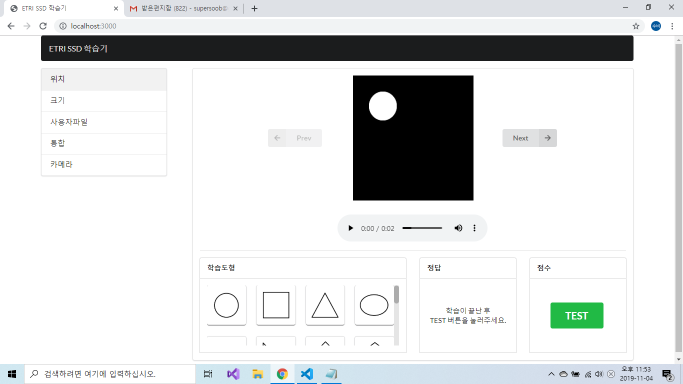
#> input picture public/uploads/image/2019-11-04 (1).png, 1366 x 768 px (shown at 1/2 size); its folder holds only this picture in this run
$ python hificode_image.py '2019-11-04 (1).png'
#> lines starting #> are read from the running program, lines starting #| are printed output that depends on the picture
#-*- coding: utf-8 -*-

from cv2 import cv2
import os, sys, struct, math

import winsound
FL       =   500   # Lowest  frequency (Hz) in soundscape
FH       =  5000   # Highest frequency (Hz)
FS       = 44100   # Sample  frequency (Hz)
T        =  1.05   # Image to sound conversion time (s)
D        =     1   # Linear|Exponential=0|1 distribution
HIFI     =     1   # 8-bit|16-bit=0|1 sound quality
STEREO   =     1   # Mono|Stereo=0|1 sound selection
DELAY    =     1   # Nodelay|Delay=0|1 model   (STEREO=1)
FADE     =     1   # Relative fade No|Yes=0|1  (STEREO=1)
DIFFR    =     1   # Diffraction No|Yes=0|1    (STEREO=1)
BSPL     =     1   # Rectangular|B-spline=0|1 time window
BW       =     0   # 16|2-level=0|1 gray format in P[][]
CAM      =     1   # Use OpenCV camera input No|Yes=0|1
VIEW     =     0   # Screen view for debugging No|Yes=0|1
CONTRAST =     2   # Contrast enhancement, 0=none

# Coefficients used in rnd()
ir = 0
ia = 9301
ic = 49297
im = 233280

TwoPi = 6.283185307179586476925287
HIST  = (1+HIFI)*(1+STEREO)
WHITE = 1.00
BLACK = 0.00

if CAM:
   N = 128
   M = 128
else:
   N = 128
   M = 128

#if BW:
#else:

def playSound(file):
   if sys.platform == "win32":
      winsound.PlaySound(file, winsound.SND_FILENAME)  # Windows only
      os.system('start %s' %file)                    # Windows only

   else:
      print("No audio player called for your platform")

def wi(fp,i):
   b0 = int(i%256)
   b1 = int((i-b0)/256)
   fp.write(struct.pack('B',b0 & 0xff))
   fp.write(struct.pack('B',b1 & 0xff))

def wl(fp,l):
   i0 = l%65536
   i1 = (l-i0)/65536
   wi(fp,i0)
   wi(fp,i1)

def rnd():
   global ir, ia, ic, im
   ir = (ir*ia+ic) % im
   return ir / (1.0*im)

def main():

   print(os.getcwd())
   #file = sys.argv[1] #cam_id = int(sys.argv[1])
   #file = sys.argv[1].decode("utf-8")
   file = sys.argv[1]
   print(file)

   k     = 0
   b     = 0
   d     = D
   ns    = 2 * int(0.5*FS*T)
   m     = int(ns / N)
   sso   = 0 if HIFI else 128
   ssm   = 32768 if HIFI else 128
   scale = 0.5 / math.sqrt(M)
   dt    = 1.0 / FS
   v     = 340.0                                 # v = speed of sound (m/s)
   hs    = 0.20           # hs = characteristic acoustical size of head (m)

   w    = [0 for i in range(M)]
   phi0 = [0 for i in range(M)]
   A    = [[0 for j in range(N)] for i in range(M)]  # M x N pixel matrix

   # Set lin|exp (0|1) frequency distribution and random initial phase
   if (d):
      for i in range(0,M): w[i] = TwoPi * FL * pow(1.0* FH/FL,1.0*i/(M-1))
   else:
      for i in range(0,M): w[i] = TwoPi * FL + TwoPi * (FH-FL)   *i/(M-1)
   for i in range(0,M): phi0[i] = TwoPi * rnd()

   frame = cv2.imread(file, cv2.IMREAD_COLOR)
#> frame is the input picture: shape (768, 1366, 3); mean B, G, R 222, 221.8, 220.2

   os.chdir('../sound/')
   FNAME = file.split('.')[0] + '.wav'
   #print(frame)

   tmp = cv2.cvtColor(frame, cv2.COLOR_BGR2GRAY)
   if frame.shape[1] != M or frame.shape[0] != N:
      #cv.resize(tmp, gray, Size(N,M))
      gray = cv2.resize(tmp, (N,M), interpolation = cv2.INTER_AREA)
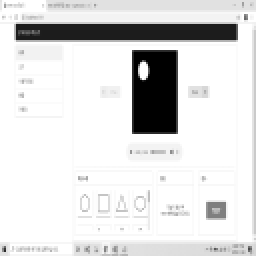
#> gray: shape (128, 128) (shown 2 times larger); min 0, max 255, mean 221.4
   else: gray=tmp

   #왜 CAM이 0일떄는 아무 소리가 안날까? 원래 코드에서는 났는데..
   # CAM=0 이면 A배열이 신호파형 형성에 쓰이는데 A[][]=0.0이라서
   if CAM:  # Set live camera image
      avg = 0.0
      for i in range(M):
         for j in range(N):
            avg += gray[M-1-i,j]
#> after the loop, avg = 3627478

      avg = avg / (N * M)
#> avg = 221.4

      for i in range(M):
         for j in range(N):
            px = gray[M-1-i,j]
            px += CONTRAST*(px - avg)
            if px > 255: px = 255
            if px <   0: px =   0
            gray[M-1-i,j] = px
            if px == 0: A[i][j] = 0
            else: A[i][j] = pow(10.0,(px/16-15)/10.0)  # 2dB steps
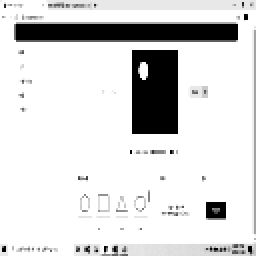
#> gray: shape (128, 128) (shown 2 times larger); min 0, max 255, mean 218.1
#> after the loop, A = 128 items


   # Write 8/16-bit mono/stereo .wav file
   fp = open(FNAME,'wb')
   fp.write(bytes('RIFF','UTF-8')); wl(fp,ns*HIST+36)
   fp.write(bytes('WAVEfmt ','UTF-8')); wl(fp,16); wi(fp,1)
   wi(fp,2 if STEREO else 1); wl(fp,FS); wl(fp,FS*HIST); wi(fp,HIST)
   wi(fp,16 if HIFI else 8); fp.write(bytes('data','UTF-8')); wl(fp,ns*HIST)
   tau1 = 0.5 / w[M-1]; tau2 = 0.25 * (tau1*tau1)
   y = yl = yr = z = zl = zr = 0.0


   while k < ns and not STEREO:
      if BSPL:
         q = 1.0 * (k%m)/(m-1)
         q2 = 0.5*q*q
      j = int(k / m); j=N-1 if j>N-1 else j; s = 0.0; t = k * dt
      if k < ns/(5*N): s = (2.0*rnd()-1.0) / scale  # "click"
      else:
         for i in range(0,M):
            if BSPL:  # Quadratic B-spline for smooth C1 time window
               if j==0: a = (1.0-q2)*A[i][j]+q2*A[i][j+1]
               elif j==N-1: a = (q2-q+0.5)*A[i][j-1]+(0.5+q-q2)*A[i][j]
               else: a = (q2-q+0.5)*A[i][j-1]+(0.5+q-q*q)*A[i][j]+q2*A[i][j+1]
            else: a = A[i][j]  # Rectangular time window
            s += a * math.sin(w[i] * t + phi0[i])

      yp = y; y = tau1/dt + tau2/(dt*dt)
      y  = (s + y * yp + tau2/dt * z) / (1.0 + y); z = (y - yp) / dt
      l  = sso + 0.5 + scale * ssm * y  # y = 2nd order filtered s
      if l >= sso-1+ssm: l = sso-1+ssm
      if l < sso-ssm: l = sso-ssm
      ss = int(l) & 0xFFFFFFFF  # Make unsigned int
      if HIFI: wi(fp,ss)
      else: fp.write(struct.pack('B',ss & 0xff))
      k=k+1
#> after the loop, k = 0


   while k < ns and STEREO:
      if BSPL:
         q = 1.0 * (k%m)/(m-1)
         q2 = 0.5*q*q
      j = int(k / m); j=N-1 if j>N-1 else j
      r = 1.0 * k/(ns-1)  # Binaural attenuation/delay parameter
      theta = (r-0.5) * TwoPi/3; x = 0.5 * hs * (theta + math.sin(theta))
      tl = tr = k * dt
      if DELAY: tr = tr + x / v  # Time delay model
      x  = abs(x); sl = sr = 0.0; hrtfl = hrtfr = 1.0
      for i in range(0,M):
         if DIFFR:
            # First order frequency-dependent azimuth diffraction model
            hrtf = 1.0 if (TwoPi*v/w[i] > x) else TwoPi*v/(x*w[i])
            if theta < 0.0:
               hrtfl =  1.0; hrtfr = hrtf
            else:
               hrtfl = hrtf; hrtfr =  1.0
         if FADE:
            # Simple frequency-independent relative fade model
            hrtfl *= (1.0-0.7*r)
            hrtfr *= (0.3+0.7*r)
         if BSPL:
            if j==0: a = (1.0-q2)*A[i][j]+q2*A[i][j+1]
            elif j==N-1: a = (q2-q+0.5)*A[i][j-1]+(0.5+q-q2)*A[i][j]
            else: a = (q2-q+0.5)*A[i][j-1]+(0.5+q-q*q)*A[i][j]+q2*A[i][j+1]
         else: a = A[i][j]
         sl = sl + hrtfl * a * math.sin(w[i] * tl + phi0[i])
         sr = sr + hrtfr * a * math.sin(w[i] * tr + phi0[i])

      sl = (2.0*rnd()-1.0) / scale if (k < ns/(5*N)) else sl  # Left "click"
      if tl < 0.0: sl = 0.0
      if tr < 0.0: sr = 0.0
      ypl = yl; yl = tau1/dt + tau2/(dt*dt)
      yl  = (sl + yl * ypl + tau2/dt * zl) / (1.0 + yl); zl = (yl - ypl) / dt
      ypr = yr; yr = tau1/dt + tau2/(dt*dt)
      yr  = (sr + yr * ypr + tau2/dt * zr) / (1.0 + yr); zr = (yr - ypr) / dt
      l   = sso + 0.5 + scale * ssm * yl
      if l >= sso-1+ssm: l = sso-1+ssm
      if l < sso-ssm: l = sso-ssm
      ss  = int(l) & 0xFFFFFFFF
      # Left channel
      if HIFI: wi(fp,ss)
      else: fp.write(struct.pack('B',ss & 0xff))
      l   = sso + 0.5 + scale * ssm * yr
      if l >= sso-1+ssm: l = sso-1+ssm
      if l < sso-ssm: l = sso-ssm
      ss  = int(l) & 0xFFFFFFFF
      # Right channel
      if HIFI: wi(fp,ss)
      else: fp.write(struct.pack('B',ss & 0xff))
      k=k+1
#> this loop made 46304 passes
#> (q, q2, r, tl, tr, ir in rnd, ypl) on passes 1 to 9: (0, 0, 0, 0, -0.000563, 98193, 0), (0.00278, 3.86e-06, 2.16e-05, 2.27e-05, -0.00054, 51190, -1.96), (0.00556, 1.54e-05, 4.32e-05, 4.54e-05, -0.000517, 43007, -7.98), (0.00833, 3.47e-05, 6.48e-05, 6.8e-05, -0.000495, 215484, -11.84), (0.0111, 6.17e-05, 8.64e-05, 9.07e-05, -0.000472, 157501, 4.89), (0.0139, 9.65e-05, 0.000108, 0.000113, -0.000449, 200978, 7.69), (0.0167, 0.000139, 0.00013, 0.000136, -0.000427, 73035, 12.63), (0.0194, 0.000189, 0.000151, 0.000159, -0.000404, 36472, 1.41), (0.0222, 0.000247, 0.000173, 0.000181, -0.000381, 86249, -8.64)

   fp.close()
   #playSound(FNAME)  # Play the soundscape
   k=0  # Reset sample count

   print(FNAME)
   #cap.release()
   #cv.destroyAllWindows()
   return 0

main()
